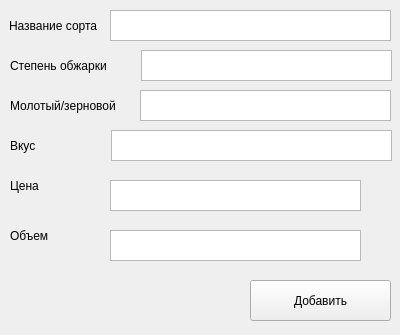
<?xml version="1.0" encoding="UTF-8"?>
<ui version="4.0">
 <class>Form</class>
 <widget class="QWidget" name="Form">
  <property name="geometry">
   <rect>
    <x>0</x>
    <y>0</y>
    <width>400</width>
    <height>335</height>
   </rect>
  </property>
  <property name="windowTitle">
   <string>Добавить элемент</string>
  </property>
  <widget class="QPlainTextEdit" name="title">
   <property name="geometry">
    <rect>
     <x>110</x>
     <y>10</y>
     <width>281</width>
     <height>31</height>
    </rect>
   </property>
  </widget>
  <widget class="QLabel" name="label">
   <property name="geometry">
    <rect>
     <x>9</x>
     <y>10</y>
     <width>101</width>
     <height>31</height>
    </rect>
   </property>
   <property name="text">
    <string>Название сорта</string>
   </property>
  </widget>
  <widget class="QPlainTextEdit" name="year">
   <property name="geometry">
    <rect>
     <x>141</x>
     <y>50</y>
     <width>251</width>
     <height>31</height>
    </rect>
   </property>
  </widget>
  <widget class="QLabel" name="label_2">
   <property name="geometry">
    <rect>
     <x>10</x>
     <y>50</y>
     <width>111</width>
     <height>31</height>
    </rect>
   </property>
   <property name="text">
    <string>Степень обжарки</string>
   </property>
  </widget>
  <widget class="QLabel" name="label_3">
   <property name="geometry">
    <rect>
     <x>10</x>
     <y>90</y>
     <width>121</width>
     <height>31</height>
    </rect>
   </property>
   <property name="text">
    <string>Молотый/зерновой</string>
   </property>
  </widget>
  <widget class="QPlainTextEdit" name="year_5">
   <property name="geometry">
    <rect>
     <x>111</x>
     <y>130</y>
     <width>281</width>
     <height>31</height>
    </rect>
   </property>
  </widget>
  <widget class="QLabel" name="label_4">
   <property name="geometry">
    <rect>
     <x>10</x>
     <y>130</y>
     <width>81</width>
     <height>31</height>
    </rect>
   </property>
   <property name="text">
    <string>Вкус</string>
   </property>
  </widget>
  <widget class="QPushButton" name="pushButton">
   <property name="geometry">
    <rect>
     <x>250</x>
     <y>280</y>
     <width>141</width>
     <height>41</height>
    </rect>
   </property>
   <property name="text">
    <string>Добавить</string>
   </property>
  </widget>
  <widget class="QPlainTextEdit" name="year_2">
   <property name="geometry">
    <rect>
     <x>140</x>
     <y>90</y>
     <width>251</width>
     <height>31</height>
    </rect>
   </property>
  </widget>
  <widget class="QLabel" name="label_5">
   <property name="geometry">
    <rect>
     <x>10</x>
     <y>170</y>
     <width>81</width>
     <height>31</height>
    </rect>
   </property>
   <property name="text">
    <string>Цена</string>
   </property>
  </widget>
  <widget class="QLabel" name="label_6">
   <property name="geometry">
    <rect>
     <x>10</x>
     <y>220</y>
     <width>81</width>
     <height>31</height>
    </rect>
   </property>
   <property name="text">
    <string>Объем</string>
   </property>
  </widget>
  <widget class="QPlainTextEdit" name="year_3">
   <property name="geometry">
    <rect>
     <x>110</x>
     <y>180</y>
     <width>251</width>
     <height>31</height>
    </rect>
   </property>
  </widget>
  <widget class="QPlainTextEdit" name="year_4">
   <property name="geometry">
    <rect>
     <x>110</x>
     <y>230</y>
     <width>251</width>
     <height>31</height>
    </rect>
   </property>
  </widget>
 </widget>
 <resources/>
 <connections/>
</ui>
